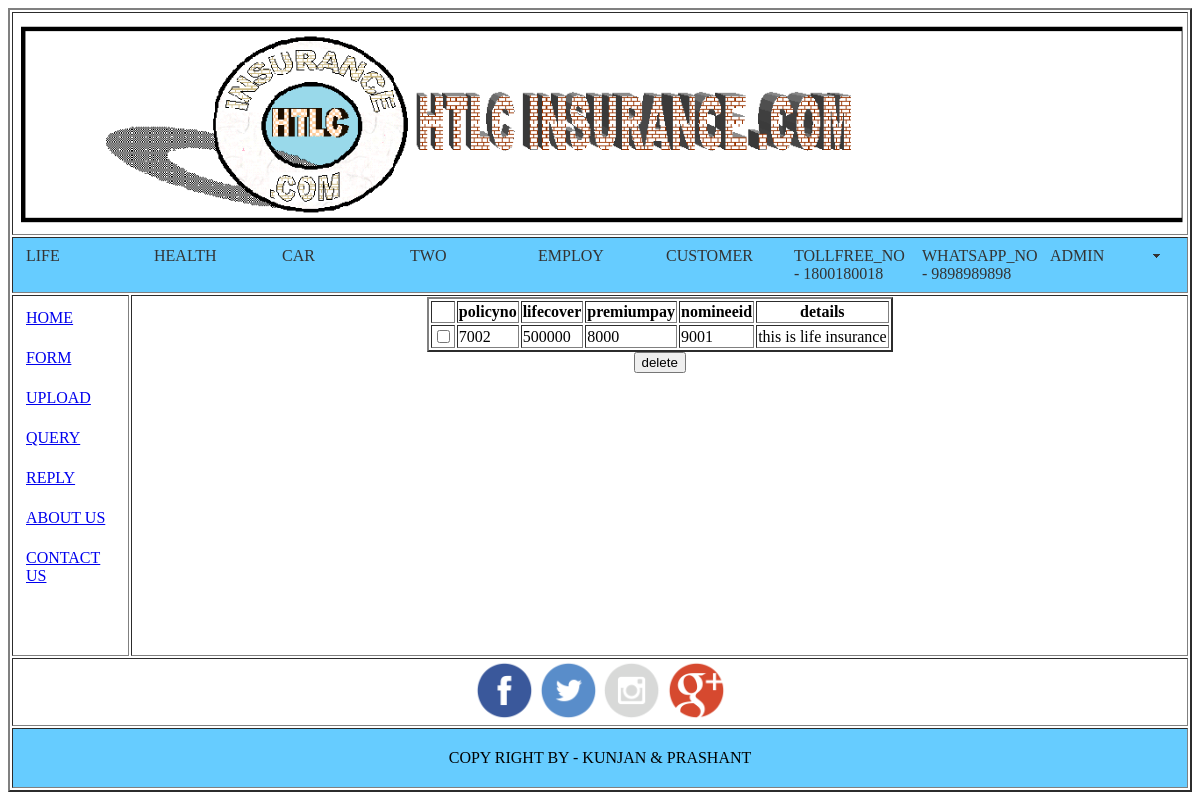
The page /ADMIN/21.php (signed in) on the database its author committed.
### tables this page shows
CREATE TABLE IF NOT EXISTS `life` (
  `no` int(4) NOT NULL AUTO_INCREMENT,
  `policyno` varchar(20) NOT NULL,
  `lifecover` decimal(10,0) NOT NULL,
  `premiumpay` varchar(10) NOT NULL,
  `nomineeid` varchar(20) NOT NULL,
  `details` text NOT NULL,
  PRIMARY KEY (`no`)
);

### ADMIN/21.php (the view, shortened to what this page needs)
<?
	include("./include/header.php");
	$qry="SELECT * FROM  life";
	$rs=mysql_query($qry);
	?>
<center>
<form method="post" action="21.php">
<table border=2><tr><th></th><th>policyno</th><th>lifecover</th><th>premiumpay</th><th>nomineeid</th><th>details</th></tr>
<?
	while($arr=mysql_fetch_array($rs))
	{
	?>
		<tr>
		<td> <input type=checkbox value= <?=$arr[0]?> name="chk[]">
		</td>
		<td> <?=$arr[1]?> </td>
        <td> <?=$arr[2]?> </td>
        <td> <?=$arr[3]?> </td>
        <td> <?=$arr[4]?> </td>
        <td> <?=$arr[5]?> </td>
		</tr>
		<?
	}
?>
</table>
<input type="submit" value="delete" name="delete">
</form>
</center>
<?
	include("./include/footer.php");
?>

### rows shown on the page
life: policyno "7002", lifecover "500000", premiumpay "8000", nomineeid "9001", details "this is life insurance"
